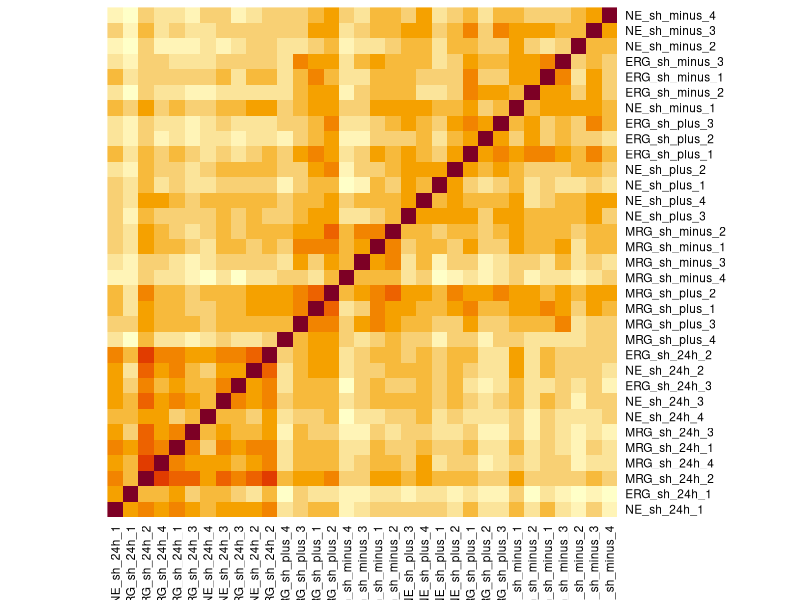
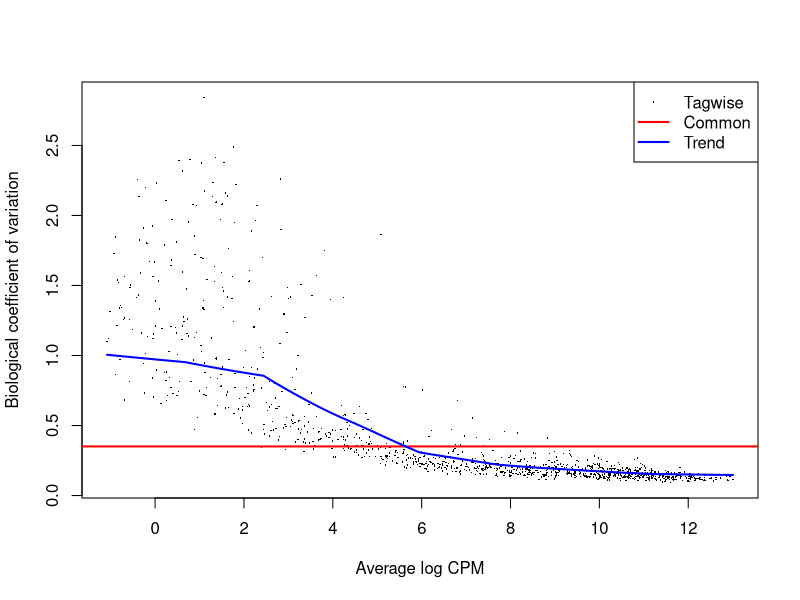

Generate these figures, in order, with R: (Note: this script raises an error after producing the figures.)
library(readxl)
library(dplyr)
library(edgeR)
library(ggplot2)

raw_data <- read_excel("data/nature13990-s4.xlsx", sheet = "Raw shRNA counts")

# experiment design info
exp.info <- matrix(unlist(strsplit(colnames(raw_data[,-(1:3)]), "_")),
                   ncol=4, byrow = TRUE)
cellstage <- factor(exp.info[,1])
treatment <- factor(exp.info[, 3])
treatment <- relevel(treatment, ref = "24h")
timepoints <- factor(exp.info[,4])

groups <- factor(paste(cellstage, treatment, sep="."))
data <- DGEList(counts = raw_data[,-(1:3)], genes = raw_data[,1:3],
                group = groups)

# Select only hairpins with CPM > 0.5 in more than two samples
shrnas.to.keep <- rowSums(edgeR::cpm(data) > 0.5) >= 2
data <- data[shrnas.to.keep, , keep.lib.sizes=FALSE]

data <- edgeR::calcNormFactors(data)

# attempt to reproduce extended data figure 3f
col.order <- c("NE_sh_minus_4", "NE_sh_minus_3", "NE_sh_minus_2",
               "ERG_sh_minus_3", "ERG_sh_minus_1", "ERG_sh_minus_2",
               "NE_sh_minus_1", "ERG_sh_plus_3", "ERG_sh_plus_2",
               "ERG_sh_plus_1", "NE_sh_plus_2", "NE_sh_plus_1", "NE_sh_plus_4",
               "NE_sh_plus_3", "MRG_sh_minus_2", "MRG_sh_minus_1",
               "MRG_sh_minus_3", "MRG_sh_minus_4", "MRG_sh_plus_2",
               "MRG_sh_plus_1", "MRG_sh_plus_3", "MRG_sh_plus_4",
               "ERG_sh_24h_2", "NE_sh_24h_2", "ERG_sh_24h_3", "NE_sh_24h_3",
               "NE_sh_24h_4", "MRG_sh_24h_3", "MRG_sh_24h_1", "MRG_sh_24h_4",
               "MRG_sh_24h_2", "ERG_sh_24h_1", "NE_sh_24h_1")
log.cpms <- edgeR::cpm(data, log=TRUE, prior.count = 0.25)
log.cpms <- log.cpms[ ,rev(col.order)]
heatmap(cor(log.cpms), Rowv = NA, Colv = NA, scale = "none")

# construct design matrix
groups <- factor(paste(cellstage, treatment, sep="."))
design <- model.matrix(~0+groups)
colnames(design) <- levels(groups)

# estimate common, tagwise, and trend dispersion and plot the biological
# coefficient of variation (BCV)
data <- edgeR::estimateDisp(data, design, robust=TRUE)
plotBCV(data)

# construct contrasts (aka comparison vectors)
contrasts <- makeContrasts(ERGvsControl = ERG.24h-ERG.plus,
                           ERGvsMinus = ERG.minus - ERG.plus,
                           MRGvsControl = MRG.24h-MRG.plus,
                           MRGvsMinus = MRG.minus - MRG.plus,
                           NEvsControl = NE.24h-NE.plus,
                           NEvsMinus = NE.minus - NE.plus, levels=design2)

fit <- edgeR::glmFit(data, design = design)
result <- list()

comparisons <- colnames(contrasts)
for (val in comparisons){
  lrt <- edgeR::glmLRT(fit, contrast = contrasts[, val])
  sig.genes <- data.frame(topTags(lrt, n=100000, p.value = 0.05))

  by.gene <- group_by(sig.genes, Target.Gene.Symbol)
  same.as.majority.sign <- function(x) as.numeric(sign(x) == sign(mean(sign(x))))
  gene.info <- summarize(by.gene, count = n(), means = mean(sign(logFC)),
                         wmeanfc = sum(logFC*logCPM*same.as.majority.sign(logFC)/sum(logCPM*same.as.majority.sign(logFC))))
  gene.info <- filter(gene.info, count >= 2 & means != 0)
  gene.info <- gene.info[c("Target.Gene.Symbol", "wmeanfc")]
  result[[val]] <- gene.info
}

tophits <- list()

# The PlusvsControl and PlusvsMinus samples for each stage by taking the
# maximum abs value in either as the score on a gene by gene basis
for (i in seq(1, length(comparisons), 2)){
  combined <- rbind(result[[comparisons[i]]], result[[comparisons[i+1]]])
  abs.ordered <- combined[order(combined$Target.Gene.Symbol,
                                -abs(combined$wmeanfc)), ]
  take.max.abs <- abs.ordered[!duplicated(abs.ordered$Target.Gene.Symbol), ]
  tophits[[strsplit(comparisons[i], "vs")[[1]][1]]] <- take.max.abs
}

final.data <- merge(tophits$NE, tophits$ERG, by = "Target.Gene.Symbol", all = TRUE)
final.data <- merge(final.data, tophits$MRG, by = "Target.Gene.Symbol", all = TRUE)
colnames(final.data) <- c("Target.Gene.Symbol", "NE", "ERG", "MRG")
final.data[is.na(final.data)] <- 0
